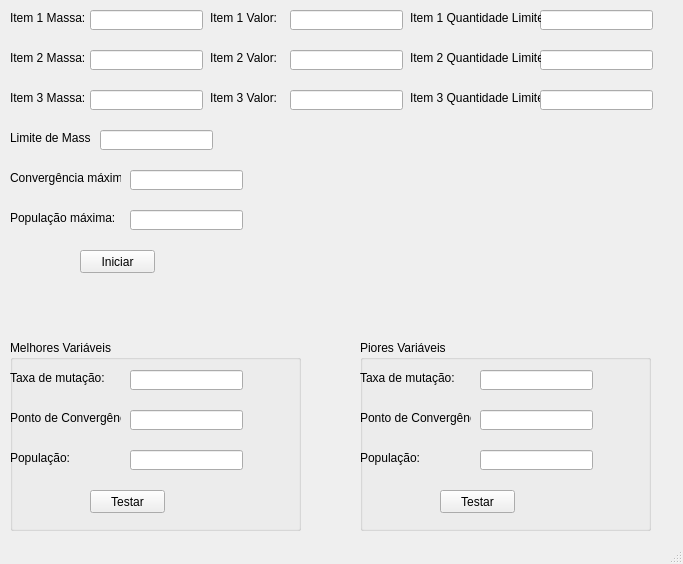
<?xml version="1.0" encoding="UTF-8"?>
<ui version="4.0">
 <class>MainWindow</class>
 <widget class="QMainWindow" name="MainWindow">
  <property name="geometry">
   <rect>
    <x>0</x>
    <y>0</y>
    <width>683</width>
    <height>564</height>
   </rect>
  </property>
  <property name="windowTitle">
   <string>MainWindow</string>
  </property>
  <widget class="QWidget" name="centralwidget">
   <widget class="QLineEdit" name="txt_massa_1">
    <property name="geometry">
     <rect>
      <x>90</x>
      <y>10</y>
      <width>113</width>
      <height>20</height>
     </rect>
    </property>
   </widget>
   <widget class="QLabel" name="label">
    <property name="geometry">
     <rect>
      <x>10</x>
      <y>10</y>
      <width>81</width>
      <height>16</height>
     </rect>
    </property>
    <property name="text">
     <string>Item 1 Massa:</string>
    </property>
   </widget>
   <widget class="QLabel" name="label_2">
    <property name="geometry">
     <rect>
      <x>210</x>
      <y>10</y>
      <width>81</width>
      <height>16</height>
     </rect>
    </property>
    <property name="text">
     <string>Item 1 Valor:</string>
    </property>
   </widget>
   <widget class="QLineEdit" name="txt_valor_1">
    <property name="geometry">
     <rect>
      <x>290</x>
      <y>10</y>
      <width>113</width>
      <height>20</height>
     </rect>
    </property>
   </widget>
   <widget class="QLineEdit" name="txt_qtdlimite_1">
    <property name="geometry">
     <rect>
      <x>540</x>
      <y>10</y>
      <width>113</width>
      <height>20</height>
     </rect>
    </property>
    <property name="text">
     <string/>
    </property>
   </widget>
   <widget class="QLabel" name="label_3">
    <property name="geometry">
     <rect>
      <x>410</x>
      <y>10</y>
      <width>131</width>
      <height>16</height>
     </rect>
    </property>
    <property name="text">
     <string>Item 1 Quantidade Limite:</string>
    </property>
   </widget>
   <widget class="QLineEdit" name="txt_valor_2">
    <property name="geometry">
     <rect>
      <x>290</x>
      <y>50</y>
      <width>113</width>
      <height>20</height>
     </rect>
    </property>
   </widget>
   <widget class="QLabel" name="label_4">
    <property name="geometry">
     <rect>
      <x>210</x>
      <y>50</y>
      <width>81</width>
      <height>16</height>
     </rect>
    </property>
    <property name="text">
     <string>Item 2 Valor:</string>
    </property>
   </widget>
   <widget class="QLineEdit" name="txt_qtdlimite_2">
    <property name="geometry">
     <rect>
      <x>540</x>
      <y>50</y>
      <width>113</width>
      <height>20</height>
     </rect>
    </property>
    <property name="text">
     <string/>
    </property>
   </widget>
   <widget class="QLabel" name="label_5">
    <property name="geometry">
     <rect>
      <x>410</x>
      <y>50</y>
      <width>131</width>
      <height>16</height>
     </rect>
    </property>
    <property name="text">
     <string>Item 2 Quantidade Limite:</string>
    </property>
   </widget>
   <widget class="QLabel" name="label_6">
    <property name="geometry">
     <rect>
      <x>10</x>
      <y>50</y>
      <width>81</width>
      <height>16</height>
     </rect>
    </property>
    <property name="text">
     <string>Item 2 Massa:</string>
    </property>
   </widget>
   <widget class="QLineEdit" name="txt_massa_2">
    <property name="geometry">
     <rect>
      <x>90</x>
      <y>50</y>
      <width>113</width>
      <height>20</height>
     </rect>
    </property>
   </widget>
   <widget class="QLabel" name="label_7">
    <property name="geometry">
     <rect>
      <x>210</x>
      <y>90</y>
      <width>81</width>
      <height>16</height>
     </rect>
    </property>
    <property name="text">
     <string>Item 3 Valor:</string>
    </property>
   </widget>
   <widget class="QLabel" name="label_8">
    <property name="geometry">
     <rect>
      <x>410</x>
      <y>90</y>
      <width>131</width>
      <height>16</height>
     </rect>
    </property>
    <property name="text">
     <string>Item 3 Quantidade Limite:</string>
    </property>
   </widget>
   <widget class="QLabel" name="label_9">
    <property name="geometry">
     <rect>
      <x>10</x>
      <y>90</y>
      <width>81</width>
      <height>16</height>
     </rect>
    </property>
    <property name="text">
     <string>Item 3 Massa:</string>
    </property>
   </widget>
   <widget class="QLineEdit" name="txt_qtdlimite_3">
    <property name="geometry">
     <rect>
      <x>540</x>
      <y>90</y>
      <width>113</width>
      <height>20</height>
     </rect>
    </property>
    <property name="text">
     <string/>
    </property>
   </widget>
   <widget class="QLineEdit" name="txt_massa_3">
    <property name="geometry">
     <rect>
      <x>90</x>
      <y>90</y>
      <width>113</width>
      <height>20</height>
     </rect>
    </property>
   </widget>
   <widget class="QLineEdit" name="txt_valor_3">
    <property name="geometry">
     <rect>
      <x>290</x>
      <y>90</y>
      <width>113</width>
      <height>20</height>
     </rect>
    </property>
   </widget>
   <widget class="QLabel" name="label_10">
    <property name="geometry">
     <rect>
      <x>10</x>
      <y>130</y>
      <width>81</width>
      <height>16</height>
     </rect>
    </property>
    <property name="text">
     <string>Limite de Massa:</string>
    </property>
   </widget>
   <widget class="QLineEdit" name="txt_limite_massa">
    <property name="geometry">
     <rect>
      <x>100</x>
      <y>130</y>
      <width>113</width>
      <height>20</height>
     </rect>
    </property>
   </widget>
   <widget class="QLabel" name="label_11">
    <property name="geometry">
     <rect>
      <x>10</x>
      <y>170</y>
      <width>111</width>
      <height>16</height>
     </rect>
    </property>
    <property name="text">
     <string>Convergência máxima:</string>
    </property>
   </widget>
   <widget class="QLineEdit" name="txt_convergencia">
    <property name="geometry">
     <rect>
      <x>130</x>
      <y>170</y>
      <width>113</width>
      <height>20</height>
     </rect>
    </property>
   </widget>
   <widget class="QLabel" name="label_12">
    <property name="geometry">
     <rect>
      <x>10</x>
      <y>210</y>
      <width>111</width>
      <height>16</height>
     </rect>
    </property>
    <property name="text">
     <string>População máxima:</string>
    </property>
   </widget>
   <widget class="QLineEdit" name="txt_populacao">
    <property name="geometry">
     <rect>
      <x>130</x>
      <y>210</y>
      <width>113</width>
      <height>20</height>
     </rect>
    </property>
   </widget>
   <widget class="QPushButton" name="btn_iniciar">
    <property name="geometry">
     <rect>
      <x>80</x>
      <y>250</y>
      <width>75</width>
      <height>23</height>
     </rect>
    </property>
    <property name="text">
     <string>Iniciar</string>
    </property>
   </widget>
   <widget class="QGroupBox" name="groupBox">
    <property name="geometry">
     <rect>
      <x>10</x>
      <y>340</y>
      <width>291</width>
      <height>191</height>
     </rect>
    </property>
    <property name="title">
     <string>Melhores Variáveis</string>
    </property>
    <widget class="QPushButton" name="btn_testar">
     <property name="geometry">
      <rect>
       <x>80</x>
       <y>150</y>
       <width>75</width>
       <height>23</height>
      </rect>
     </property>
     <property name="text">
      <string>Testar</string>
     </property>
    </widget>
    <widget class="QLineEdit" name="txt_mutacao_melhor">
     <property name="geometry">
      <rect>
       <x>120</x>
       <y>30</y>
       <width>113</width>
       <height>20</height>
      </rect>
     </property>
    </widget>
    <widget class="QLineEdit" name="txt_populacao_melhor">
     <property name="geometry">
      <rect>
       <x>120</x>
       <y>110</y>
       <width>113</width>
       <height>20</height>
      </rect>
     </property>
    </widget>
    <widget class="QLabel" name="label_14">
     <property name="geometry">
      <rect>
       <x>0</x>
       <y>70</y>
       <width>111</width>
       <height>16</height>
      </rect>
     </property>
     <property name="text">
      <string>Ponto de Convergência:</string>
     </property>
    </widget>
    <widget class="QLabel" name="label_13">
     <property name="geometry">
      <rect>
       <x>0</x>
       <y>110</y>
       <width>111</width>
       <height>16</height>
      </rect>
     </property>
     <property name="text">
      <string>População:</string>
     </property>
    </widget>
    <widget class="QLabel" name="label_15">
     <property name="geometry">
      <rect>
       <x>0</x>
       <y>30</y>
       <width>101</width>
       <height>16</height>
      </rect>
     </property>
     <property name="text">
      <string>Taxa de mutação:</string>
     </property>
    </widget>
    <widget class="QLineEdit" name="txt_convergencia_melhor">
     <property name="geometry">
      <rect>
       <x>120</x>
       <y>70</y>
       <width>113</width>
       <height>20</height>
      </rect>
     </property>
    </widget>
   </widget>
   <widget class="QGroupBox" name="groupBox_2">
    <property name="geometry">
     <rect>
      <x>360</x>
      <y>340</y>
      <width>291</width>
      <height>191</height>
     </rect>
    </property>
    <property name="title">
     <string>Piores Variáveis</string>
    </property>
    <widget class="QPushButton" name="btn_testar_2">
     <property name="geometry">
      <rect>
       <x>80</x>
       <y>150</y>
       <width>75</width>
       <height>23</height>
      </rect>
     </property>
     <property name="text">
      <string>Testar</string>
     </property>
    </widget>
    <widget class="QLineEdit" name="txt_mutacao_pior">
     <property name="geometry">
      <rect>
       <x>120</x>
       <y>30</y>
       <width>113</width>
       <height>20</height>
      </rect>
     </property>
    </widget>
    <widget class="QLineEdit" name="txt_populacao_pior">
     <property name="geometry">
      <rect>
       <x>120</x>
       <y>110</y>
       <width>113</width>
       <height>20</height>
      </rect>
     </property>
    </widget>
    <widget class="QLabel" name="label_16">
     <property name="geometry">
      <rect>
       <x>0</x>
       <y>70</y>
       <width>111</width>
       <height>16</height>
      </rect>
     </property>
     <property name="text">
      <string>Ponto de Convergência:</string>
     </property>
    </widget>
    <widget class="QLabel" name="label_17">
     <property name="geometry">
      <rect>
       <x>0</x>
       <y>110</y>
       <width>111</width>
       <height>16</height>
      </rect>
     </property>
     <property name="text">
      <string>População:</string>
     </property>
    </widget>
    <widget class="QLabel" name="label_18">
     <property name="geometry">
      <rect>
       <x>0</x>
       <y>30</y>
       <width>101</width>
       <height>16</height>
      </rect>
     </property>
     <property name="text">
      <string>Taxa de mutação:</string>
     </property>
    </widget>
    <widget class="QLineEdit" name="txt_convergencia_pior">
     <property name="geometry">
      <rect>
       <x>120</x>
       <y>70</y>
       <width>113</width>
       <height>20</height>
      </rect>
     </property>
    </widget>
   </widget>
  </widget>
  <widget class="QStatusBar" name="statusbar"/>
 </widget>
 <resources/>
 <connections/>
</ui>
